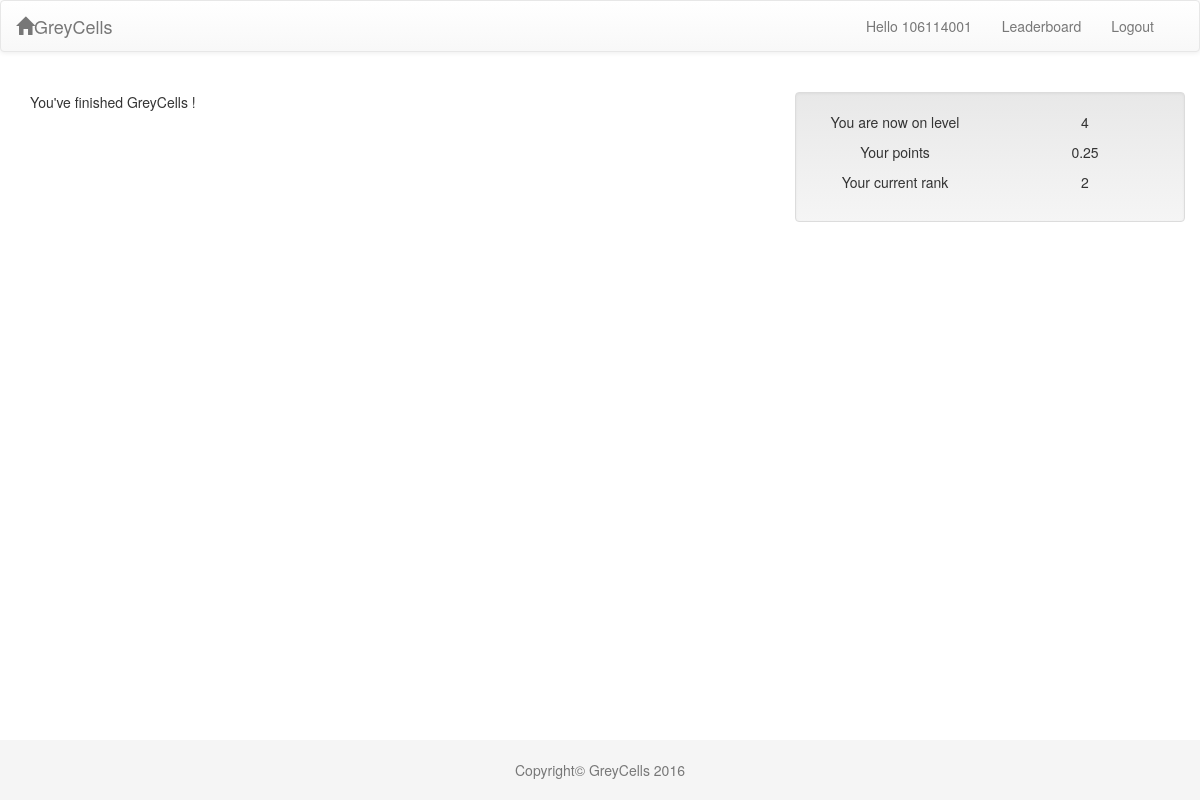
The page /users/dashboard (signed in) on the database its author committed.
### users/models.py (models this page shows, shortened)
class Participant(models.Model):
    user = models.OneToOneField(User, on_delete = models.CASCADE)
    level = models.IntegerField()
    points = models.FloatField()
    status = models.IntegerField()
    rank = models.IntegerField()
    class Meta:
        ordering = ('-level','points')

### users/views.py (the view)
def dashboard(request):
    if request.user.is_authenticated():
        p = Participant.objects.get(user=request.user)
        if p.status == 1:
            if p.level != 4:
                slug = Question.objects.get(level = p.level).slug
            else:
                slug = 'none'
            return render(request,"dashboard.html",{'p' : p, 'slug' : slug})

### users/templates/dashboard.html (shortened to what this page needs)
<!DOCTYPE html>
<html lang="en">
<head>
    {% load staticfiles %}
    {% load widget_tweaks %}
    <link rel="stylesheet" type="text/css" href="{% static 'bs/css/bootstrap.min.css' %}">
    <link rel="stylesheet" type="text/css" href="{% static 'bs/css/bootstrap-theme.min.css' %}">
    <link rel="stylesheet" type="text/css" href="{% static 'css/custom.css' %}">
</head>
<body>
    <div class="navbar navbar-default">
        <div class="container-fluid">
            <div class="navbar-header">
                <a class="navbar-brand" href="/"><span class="glyphicon glyphicon-home"></span>GreyCells</a>
            </div>
            <div class="collapse navbar-collapse" id="mynavbar-content">
                <ul class="nav navbar-nav pull-right">
                    <li><a href="#">Hello {{ p.user.username }}</a></li>
                    <li><a href="/users/leaderboard">Leaderboard</a></li>
                	<li><a href="/users/logout">Logout</a></li>
                </ul>
            </div>
        </div>
    </div>
    <br>
    <div class="container">
    	<div class="row" style="height: 100%">
    		<div class="col-xs-10 col-md-8">
    			{% if slug == 'none' %}
    				<p>You've finished GreyCells !</p>
    			{% else %}
    				{% if p.points == 0.0 %}
						<a href="../questions/{{ slug }}"><button type="button" class="btn btn-success">Let's get started</button></a>
					{% else %}
						<a href="../questions/{{ slug }}"><button type="button" class="btn btn-primary">Continue where you left off</button></a>
					{% endif %}
				{% endif %}
    		</div>
    		<div class="col-xs-2 col-md-4 well">
    			<div class="row">
    				<div class="col-xs-6 col-md-6 text-center"><p>You are now on level</p></div>
    				<div class="col-xs-6 col-md-6 text-center"><p>{{ p.level }}</p></div>
    			</div>
    			<div class="row">
    				<div class="col-xs-6 col-md-6 text-center"><p>Your points</p></div>
    				<div class="col-xs-6 col-md-6 text-center"><p>{{ p.points }}</p></div>
    			</div>
    			<div class="row">
    				<div class="col-xs-6 col-md-6 text-center"><p>Your current rank</p></div>
    				<div class="col-xs-6 col-md-6 text-center"><p>{{ p.rank }}</p></div>
    			</div>
    		</div>
		</div>
	</div>
	<footer class="footer">
    	<div class="container">
        	<br><p class="text-center text-muted">Copyright&copy; GreyCells 2016</p>
        </div>
    </footer>
</body>
</html>

### users/static/css/custom.css (style rules this page uses)
html { position: relative; min-height: 100%; }
body { margin-bottom: 60px; }
.footer { position: absolute; bottom: 0; width: 100%; height: 60px; background-color: #f5f5f5; }

### users/templates/dashboard.html (style rules this page uses)
html { position: relative; min-height: 100%; }
body { margin-bottom: 60px; }
.footer { position: absolute; bottom: 0; width: 100%; height: 60px; background-color: #f5f5f5; }

### rows shown on the page
Participant: user.username "106114001", level "4", points "0.25", rank "2"
